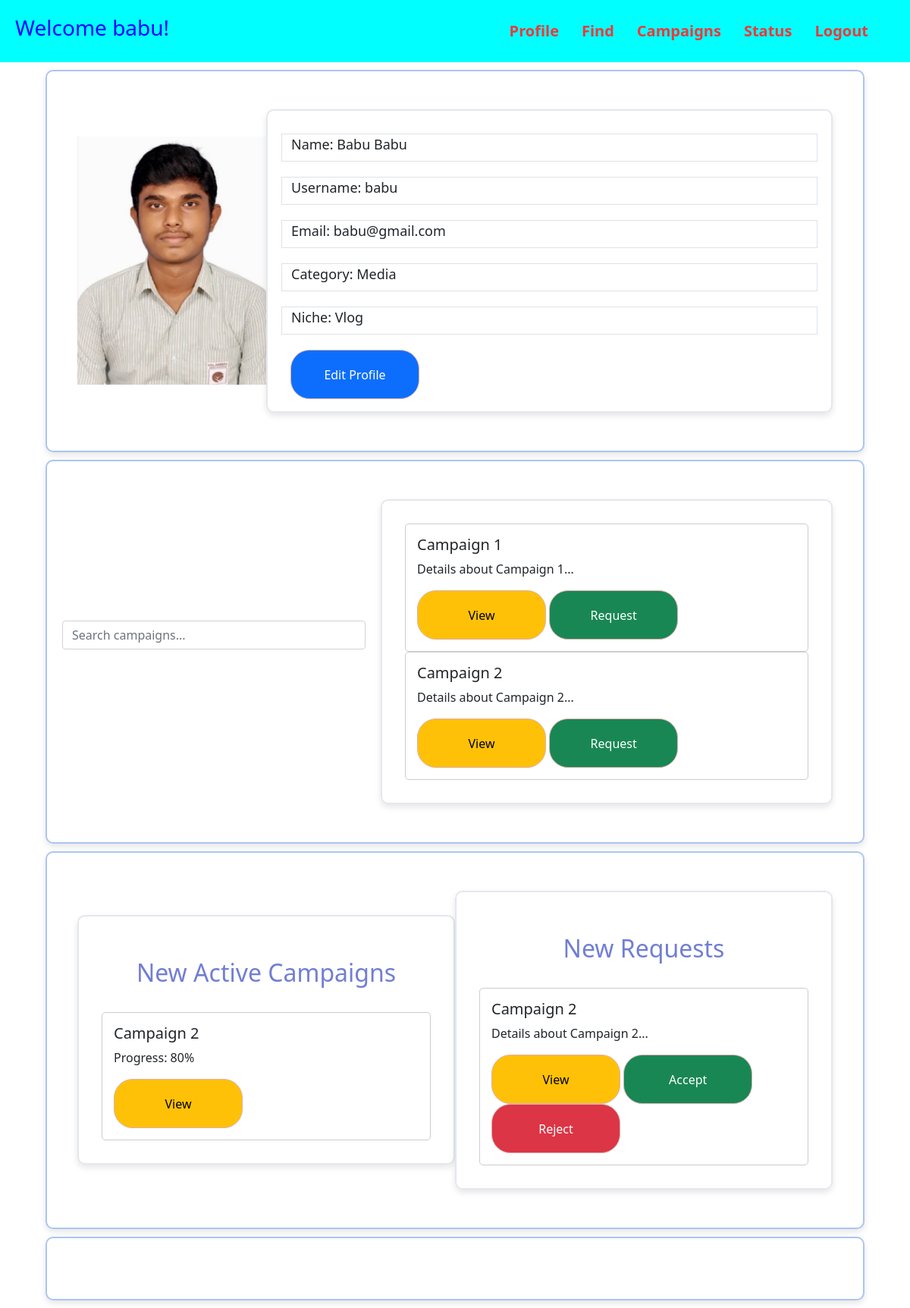
The page /influencer_dashboard/9 on the database its author committed.
### application/models.py (models this page shows)
class Influencers(db.Model):
    __tablename__= 'influencer'
    id = db.Column(db.Integer, primary_key=True, autoincrement=True, nullable = False, unique = True)
    fname = db.Column(db.String, nullable = False)
    lname = db.Column(db.String, nullable = False)
    city = db.Column(db.String, nullable = False)
    username = db.Column(db.String, nullable = False, unique = True)
    category  = db.Column(db.String, nullable = False)
    niche  = db.Column(db.String, nullable = False)
    email = db.Column(db.Integer, nullable = False)
    password = db.Column(db.String, nullable = False)

### application/controllers.py (the view)
@app.route("/influencer_dashboard/<int:uid>",methods=["GET","POST"])
def influencer_dashboard(uid):
    influencer = Influencers.query.filter_by(id = uid).first()
    return render_template("influencer_dashboard.html",d=influencer)

### templates/influencer_dashboard.html (shortened to what this page needs)
<!DOCTYPE html>
<html lang="en">
    <head>
        <link href="https://cdn.jsdelivr.net/npm/bootstrap@5.1.0/dist/css/bootstrap.min.css" rel="stylesheet">
        <link rel="stylesheet" type="text/css" href="{{ url_for('static', filename='css/dashboard.css') }}"/>
    </head>
    <body>
        <header>
            <div class="Pic">
                <h3>Welcome {{d.username}}!</h3>
            </div>
            <nav>
                <ul>
                    <li><a href="#profile" id="Profile">Profile</a></li>
                    <li><a href="#find" id="Find">Find</a></li>
                    <li><a href="#campaigns" id="Campaigns">Campaigns</a></li>
                    <li><a href="#status" id="Status">Status</a></li>
                    <li><a href="/users" id="logout">Logout</a></li>
                </ul>
            </nav>
        </header>
        <div class="container" id="profile">
            <div class="logo">
                <img src="{{ url_for('static', filename='images/HARI2.jpg') }}" alt="profile pic">
            </div>
            <div class = "details">
                    <div class="row border">
                        <label for="name" class="form-label">Name: {{d.fname}} {{d.lname}}</label>
                    </div>
                    <div class="row border">
                        <label for="username" class="form-label">Username: {{d.username}}</label>
                    </div>
                    <div class="row border">
                        <label for="email" class="form-label">Email: {{d.email}}</label>
                    </div>
                    <div class="row border">
                        <label for="category" class="form-label">Category: {{d.category}}</label>
                    </div>
                    <div class="row border">
                        <label for="niche" class="form-label">Niche: {{d.niche}}</label>
                    </div>
                    <a class="btn btn-primary" href="#" role="button" id="rcorner">Edit Profile</a>
            </div>
        </div>
        <div class="container" id="find">
            <div class="search-box">
                <input type="text" class="form-control" placeholder="Search campaigns..."><br>
            </div>
            <div class="campaigns">
                <div class="campaign">
                    <h5>Campaign 1</h5>
                    <p>Details about Campaign 1...</p>
                    <a class="btn btn-warning" href="#" role="button" id="rcorner">View</a>
                    <a class="btn btn-success" href="#" role="button" id="rcorner">Request</a>
                </div>
                <div class="campaign">
                    <h5>Campaign 2</h5>
                    <p>Details about Campaign 2...</p>
                    <a class="btn btn-warning" href="#" role="button" id="rcorner">View</a>
                    <a class="btn btn-success" href="#" role="button" id="rcorner">Request</a>
                </div>
            </div>
        </div>
        <div class="container" id="campaigns">
            <div class="campaigns">
                <h2>New Active Campaigns</h2>
                <div class="campaign">
                    <h5>Campaign 2</h5>
                    <p>Progress: 80%</p>
                    <a class="btn btn-warning" href="#" role="button" id="rcorner">View</a>
                </div>
            </div>
            <div class="campaigns">
                <h2>New Requests</h2>
                <div class="campaign">
                    <h5>Campaign 2</h5>
                    <p>Details about Campaign 2...</p>
                    <a class="btn btn-warning" href="#" role="button" id="rcorner">View</a>
                    <a class="btn btn-success" href="#" role="button" id="rcorner">Accept</a>
                    <a class="btn btn-danger" href="#" role="button" id="rcorner">Reject</a>
                </div>
            </div>
        </div>
        <div class="container" id="status">
        </div>
    </body>
</html>

### static/css/dashboard.css (style rules this page uses)
h3 { text-align: center; color: blue; }
h2 { text-align: center; color: blue; }
header { width: 100%; padding: 20px; background-color: aqua; color: #fff; display: flex; justify-content: space-between; align-items: center; animation: fadeIn 2s ease-in-out; }
nav { margin-right: 20px; }
nav ul { list-style: none; padding: 0; margin: 0; display: flex; }
nav ul li { margin: 0 15px; }
h2 { text-align: center; color: rgb(113, 126, 211); padding: 25px; }
nav ul li a { color: #ec3a3a; text-decoration: none; font-size: 20px; font-weight: bold; transition: color 0.3s; }
.container { width: 90%; max-width: 1400px; border: 2px solid rgba(90, 138, 229, 0.5); background-color: rgba(255, 255, 255, 0.8); padding: 40px; margin: 10px auto; box-shadow: 0 4px 8px rgba(0, 0, 0, 0.1); border-radius: 10px; position: relative; display: flex;; align-items: center; height: auto; }
.details { width: 90%; height: 400px; max-width: 900px; border: 2px solid rgba(201, 207, 219, 0.5); background-color: rgba(255, 255, 255, 0.8); padding: 30px; margin: 10px auto; box-shadow: 0 4px 8px rgba(0, 0, 0, 0.1); border-radius: 10px; position: relative; align-items: center; }
.logo { flex: 0 0 25%; display: flex; align-items: center; justify-content: flex-start; }
.logo img { width: 100%; max-width: none; }
.row { margin-bottom: 20px; }
.form-label { font-size: large; }
#New, #Cancel,#Cancel2, #showcampaign,#findinfluencer, #rcorner { border-radius: 25px; padding: 20px; width: 170px; height: 65px; border-color: #ddafaf; }
#find .search-box { margin-bottom: 20px; width: 100%; max-width: 400px; }
.showcampaigns, .showexistingcampaigns, .campaigns { width: 90%; height: auto; max-width: 900px; border: 2px solid rgba(201, 207, 219, 0.5); background-color: rgba(255, 255, 255, 0.8); padding: 30px; margin: 10px auto; box-shadow: 0 4px 8px rgba(0, 0, 0, 0.1); border-radius: 10px; position: relative; align-items: center; flex-direction: column; }
.campaign { padding: 15px; border: 1px solid #ccc; border-radius: 5px; margin-left: auto; }
.search-box { margin-right: 10px 0; right: 20px; position: relative; align-items: center; flex-direction: column; }

### rows shown on the page
Influencers: username "babu", fname "Babu", lname "Babu", email "babu@gmail.com", category "Media", niche "Vlog"
